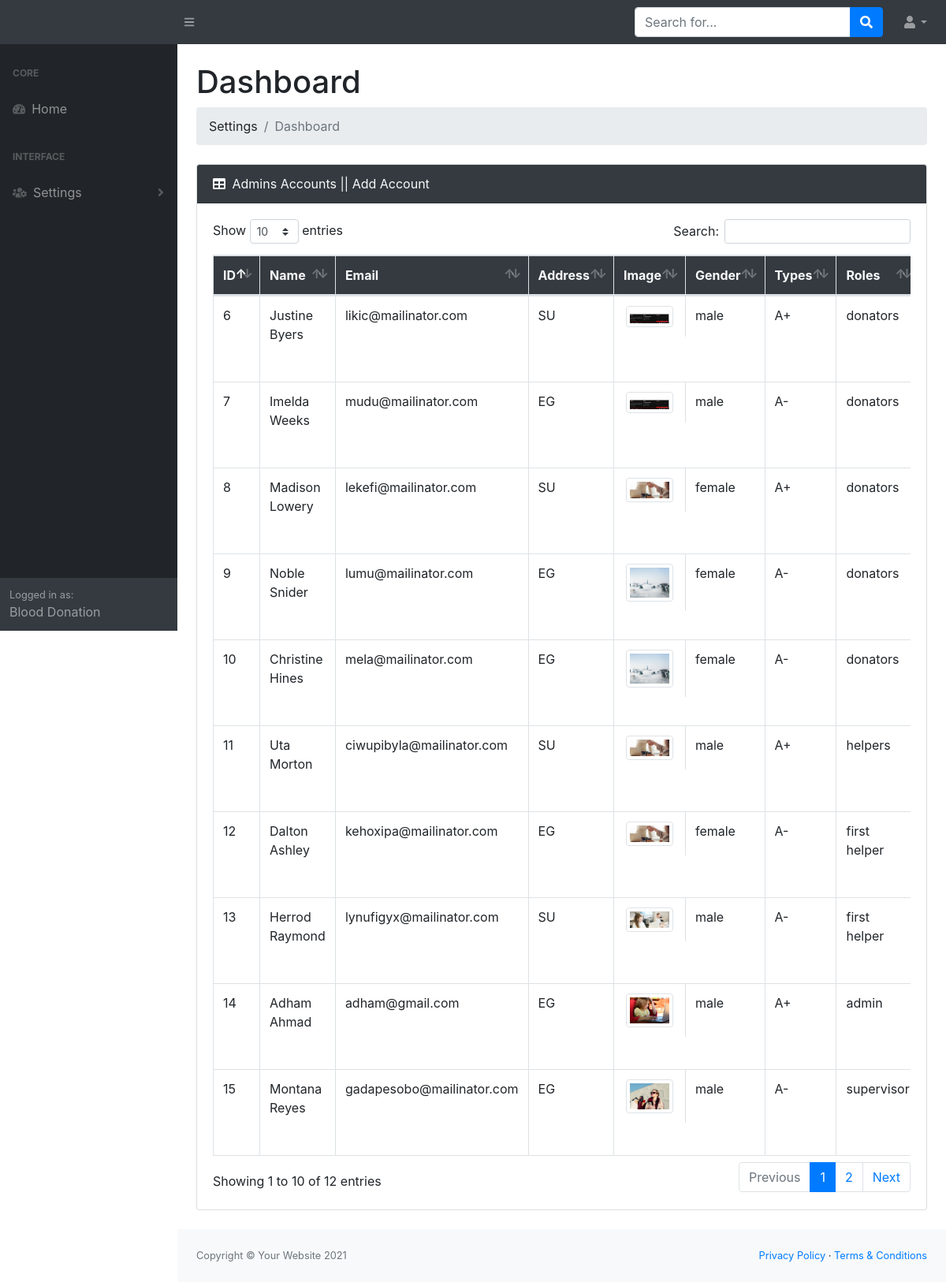
The page /admin/dashboard_accounts.php on the database its author committed.
### tables this page shows
CREATE TABLE `blood_donors` (
  `id` int(11) NOT NULL,
  `name` char(50) NOT NULL,
  `email` char(70) NOT NULL,
  `password` char(50) NOT NULL,
  `phone` int(15) NOT NULL,
  `address` char(70) NOT NULL,
  `image` char(50) NOT NULL,
  `gender` enum('male','female') NOT NULL,
  `roles_id` int(11) NOT NULL,
  `blood_of_type_id` int(11) NOT NULL
);

CREATE TABLE `blood_of_types` (
  `id` int(11) NOT NULL,
  `types` char(3) NOT NULL
);

### admin/initial.php (called while the page is built, shortened)
<?php
    $files_css      = './assets/css/';
    $imagesUpload   = './uploads/avatars/';

### admin/dashboard_accounts.php (the view, shortened to what this page needs)
<?php
    include './initial.php';
    $sql_select = "SELECT `blood_donors` . * , `blood_of_types` . `types`, `admins` . `roles`
    FROM `blood_donors` JOIN `blood_of_types`
    ON `blood_donors` . `blood_of_type_id` =  `blood_of_types` . `id`
    JOIN `admins` ON `blood_donors` . `roles_id` = `admins` . `id`";
    $result_select = mysqli_query($connect_db, $sql_select);
?>
<!DOCTYPE html>
<html lang="en">
    <?php include $layouts . 'head.php'; ?>
    <body class="sb-nav-fixed">
        <?php include $layouts . 'header.php';?>
        <div id="layoutSidenav">
            <div id="layoutSidenav_nav">
                <?php include $layouts . 'sidebar.php'; ?>
            </div>
            <div id="layoutSidenav_content">
                <main>
                    <div class="container-fluid">
                        <h1 class="mt-4">Dashboard</h1>
                        <ol class="breadcrumb mb-4">
                            <li class="breadcrumb-item">Settings</li>
                            <li class="breadcrumb-item active">Dashboard</li>
                        </ol>
                        <div class="card mb-4">
                            <div class="card-header bg-dark text-light">
                                <i class="fas fa-table mr-1"></i>
                                Admins Accounts ||
                                <?php echo '<a class = "text-light" href="./add_account.php"> Add Account </a>' ?>
                            </div>
                            <div class="card-body">
                                <div class="table-responsive">
                                    <table class="table table-bordered" id="dataTable" width="100%" cellspacing="0">
                                        <thead class="bg-dark text-light">
                                            <tr>
                                                <th>ID</th>
                                                <th>Name</th>
                                                <th>Email</th>
                                                <th>Address</th>
                                                <th>Image</th>
                                                <th>Gender</th>
                                                <th>Types</th>
                                                <th>Roles</th>
                                            </tr>
                                        </thead>
                                        <tbody>
                                            <?php
                                                while($convert_data = mysqli_fetch_assoc($result_select)):
                                            ?>
                                                <tr>
                                                    <td> <?php echo $convert_data['id']; ?>     </td>
                                                    <td> <?php echo $convert_data['name']; ?>   </td>
                                                    <td> <?php echo $convert_data['email']; ?>  </td>
                                                    <td> <?php echo $convert_data['address']; ?></td>
                                                    <td class="d-flex align-items-center">
                                                        <img src="<?php echo $imagesUpload . $convert_data['image']; ?>" class="img-thumbnail rounded mx-auto d-block" width="60" height="60" />
                                                    </td>
                                                    <td> <?php echo $convert_data['gender']; ?></td>
                                                    <td> <?php echo $convert_data['types']; ?></td>
                                                    <td> <?php echo $convert_data['roles']; ?> </td>
                                                </tr>
                                            <?php endwhile; ?>
                                        </tbody>
                                    </table>
                                </div>
                            </div>
                        </div>
                    </div>
                </main>
                <?php include $layouts . 'footer.php'; ?>
            </div>
        </div>
    </body>
</html>

### admin/includes/layouts/head.php (shortened to what this page needs)
<head>
    <link rel="stylesheet" href="<?php echo $files_css ?>dataTables.bootstrap4.min.css" />
    <link rel="stylesheet" href="<?php echo $files_css ?>main.css" />
</head>

### admin/includes/layouts/header.php (shortened to what this page needs)
<nav class="sb-topnav navbar navbar-expand navbar-dark bg-dark">
    <a class="navbar-brand" href="./index.php">
    </a>
    <button class="btn btn-link btn-sm order-1 order-lg-0" id="sidebarToggle" href="#"><i class="fas fa-bars"></i></button>
    <form class="d-none d-md-inline-block form-inline ml-auto mr-0 mr-md-3 my-2 my-md-0">
        <div class="input-group">
            <input class="form-control" type="text" placeholder="Search for..." aria-label="Search" aria-describedby="basic-addon2" />
            <div class="input-group-append">
                <button class="btn btn-primary" type="button"><i class="fas fa-search"></i></button>
            </div>
        </div>
    </form>
    <ul class="navbar-nav ml-auto ml-md-0">
        <li class="nav-item dropdown">
            <a class="nav-link dropdown-toggle" id="userDropdown" href="#" role="button" data-toggle="dropdown" aria-haspopup="true" aria-expanded="false"><i class="fas fa-user fa-fw"></i></a>
        </li>
    </ul>
</nav>

### admin/includes/layouts/sidebar.php (shortened to what this page needs)
<nav class="sb-sidenav accordion sb-sidenav-dark" id="sidenavAccordion">
    <div class="sb-sidenav-menu">
        <div class="nav">
            <div class="sb-sidenav-menu-heading">Core</div>
            <a class="nav-link" href="<?php echo './index.php'; ?>">
                <div class="sb-nav-link-icon"><i class="fas fa-tachometer-alt"></i></div>
                Home
            </a>
            <div class="sb-sidenav-menu-heading">Interface</div>
            <a class="nav-link collapsed" href="#" data-toggle="collapse" data-target="#collapseSettings" aria-expanded="false" aria-controls="collapseSettings">
                <div class="sb-nav-link-icon"><i class="fas fa-users-cog"></i></div>
                Settings
                <div class="sb-sidenav-collapse-arrow"><i class="fas fa-angle-down"></i></div>
            </a>
        </div>
    </div>
    <div class="sb-sidenav-footer">
        <div class="small">Logged in as:</div>
        Blood Donation
    </div>
</nav>

### admin/includes/layouts/footer.php
<footer class="py-4 bg-light mt-auto">
    <div class="container-fluid">
        <div class="d-flex align-items-center justify-content-between small">
            <div class="text-muted">Copyright &copy; Your Website 2021</div>
            <div>
                <a href="#">Privacy Policy</a>
                &middot;
                <a href="#">Terms &amp; Conditions</a>
            </div>
        </div>
    </div>
</footer>

### rows shown on the page
blood_donors: id "6", name "Justine Byers", email "likic@mailinator.com", address "SU", image (picture), gender "male", blood_of_type.types "A+", roles.roles "donators"
blood_donors: id "7", name "Imelda Weeks", email "mudu@mailinator.com", address "EG", image (picture), gender "male", blood_of_type.types "A-", roles.roles "donators"
blood_donors: id "8", name "Madison Lowery", email "lekefi@mailinator.com", address "SU", image (picture), gender "female", blood_of_type.types "A+", roles.roles "donators"
blood_donors: id "9", name "Noble Snider", email "lumu@mailinator.com", address "EG", image (picture), gender "female", blood_of_type.types "A-", roles.roles "donators"
blood_donors: id "10", name "Christine Hines", email "mela@mailinator.com", address "EG", image (picture), gender "female", blood_of_type.types "A-", roles.roles "donators"
blood_donors: id "11", name "Uta Morton", email "ciwupibyla@mailinator.com", address "SU", image (picture), gender "male", blood_of_type.types "A+", roles.roles "helpers"
blood_donors: id "12", name "Dalton Ashley", email "kehoxipa@mailinator.com", address "EG", image (picture), gender "female", blood_of_type.types "A-", roles.roles "first helper"
blood_donors: id "13", name "Herrod Raymond", email "lynufigyx@mailinator.com", address "SU", image (picture), gender "male", blood_of_type.types "A-", roles.roles "first helper"
blood_donors: id "14", name "Adham Ahmad", email "adham@gmail.com", address "EG", image (picture), gender "male", blood_of_type.types "A+", roles.roles "admin"
blood_donors: id "15", name "Montana Reyes", email "gadapesobo@mailinator.com", address "EG", image (picture), gender "male", blood_of_type.types "A-", roles.roles "supervisor"
